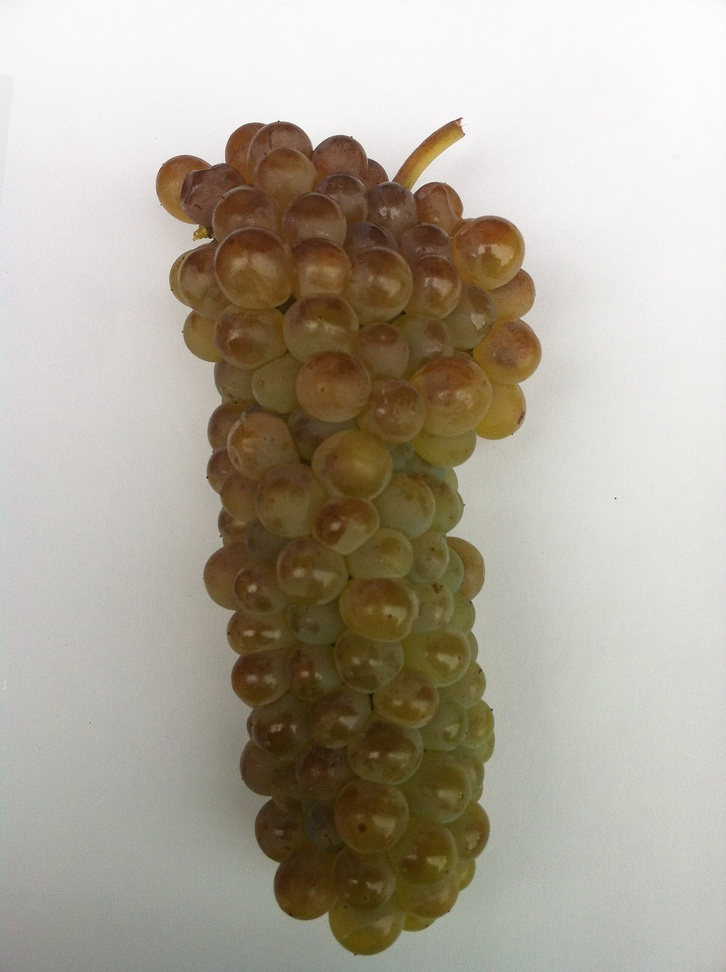
#> input picture photos/fff_viognier_cluster.jpg, 726 x 972 px, shrunk from 1920 x 2571 before the run, found by its file name
$ python build_fff_cover.py
#> lines starting #> are read from the running program, lines starting #| are printed output that depends on the picture; after the words box and inside, x2 and y2 are one past the last pixel; in counts of white or black regions, pixels touching at a corner belong together
"""Build the FFFA Viognier cover image: cluster on black, luminous.

The source is a Viognier cluster shot against a pale studio wall. Three
problems have to be solved in order.

1. THE WALL IS NOT A FLAT COLOUR. It falls from a luminance sum of ~730
   at the top of the frame to ~400 at the bottom left, because the light
   rakes across it diagonally. core.remove_background works on a fixed
   white_threshold and would either keep a grey wedge at the bottom or
   eat the pale upper grapes.

   A per-ROW estimate is not enough either — that was the first attempt,
   and it failed because the falloff runs across the frame as well as
   down it. Averaging both edges of a row gives a level too high for the
   shadowed left side, so a slab of dark wall was kept as subject. The
   background is therefore modelled as a 2D FIELD: sample luminance
   wherever the pixel is neutral, fill the gaps from the nearest
   sample, and blur heavily. Every pixel is then judged against the wall
   as it actually is at that point.

2. LUMINANCE ALONE CANNOT SEPARATE THEM. The palest grapes are as bright
   as the darkest wall. Saturation can: the wall is neutral (measured
   saturation ~2) and the fruit is amber-green (~69). The test is
   therefore "bright for its row AND neutral", which neither signal
   passes on its own.

3. THE EDGE CARRIES THE WALL WITH IT. Every boundary pixel is a blend of
   grape and bright wall, so compositing straight onto black leaves a
   pale halo — the giveaway of a bad cutout. The mask is contracted a
   little before feathering, which trades a hairline of real fruit for
   no halo at all. On a dark ground that is the right trade.

Only then is the fruit brightened. Boosting before isolating would have
lifted the wall too and made step 1 harder.
"""
import numpy as np
from PIL import Image
from scipy import ndimage

SRC = "/home/claude/styleguide/photos/fff_viognier_cluster.jpg"
OUT = "/home/claude/styleguide/photos/fff_viognier_cover.jpg"

# Grading. Deliberately restrained: the brief is luminous, not neon, and
# a variety deck's cover should still look like fruit.
SAT_GAIN = 1.38
GAMMA = 0.86          # < 1 lifts midtones
HIGHLIGHT_GAIN = 1.10
BLACK_LEVEL = 6       # not pure 0 — a dead-black ground looks like a cutout


def build():
    im = Image.open(SRC).convert("RGB")
#> im is the input picture: PIL image 726x972 RGB; mean R, G, B 174.5, 167.2, 153.3
    a = np.asarray(im).astype(float)
    h, w, _ = a.shape
#> h = 972; w = 726

    lum = a.sum(axis=2)
    sat = a.max(axis=2) - a.min(axis=2)
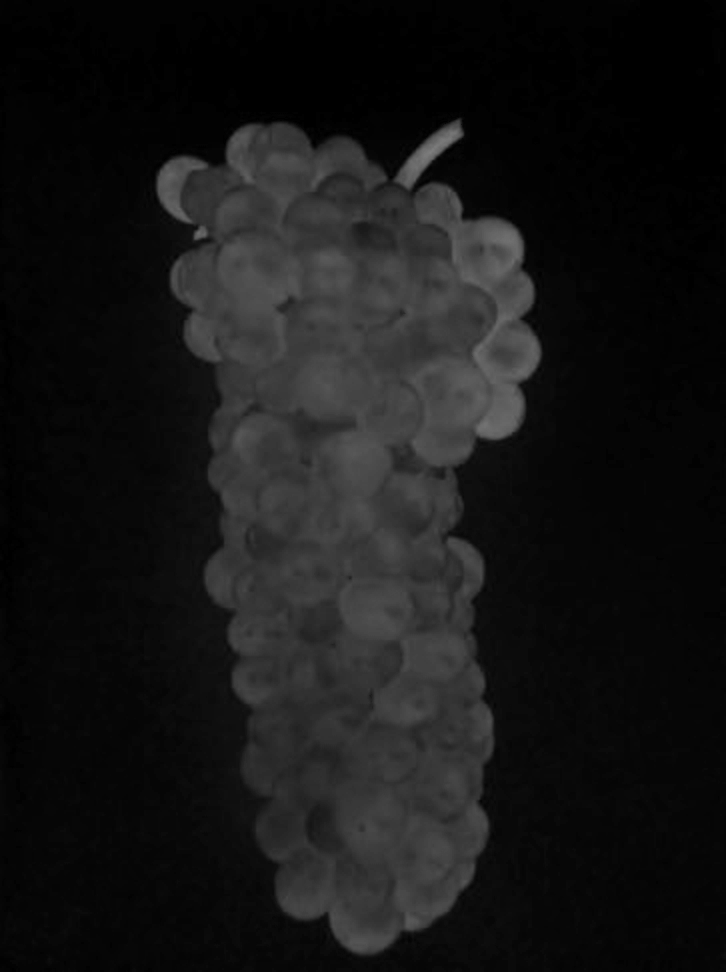
#> sat: shape (972, 726) float64; min 0, max 127, mean 21.9

    # 2D background field, built only from neutral (wall) pixels.
    neutral = sat < 18
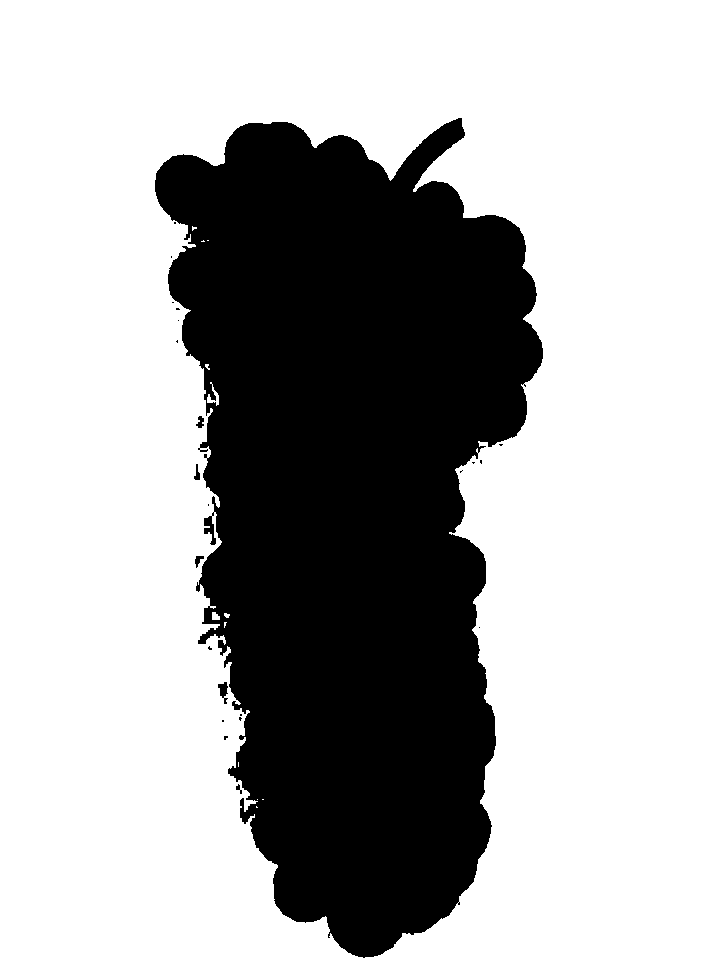
#> neutral: shape (972, 726) bool; 69.1% white; 23 black regions (17 under 20 px), largest, box (x1, y1, x2, y2) and area: (155, 118, 543, 958) 217859, (218, 682, 228, 704) 120, (196, 416, 204, 428) 59, (195, 556, 204, 568) 55, (194, 464, 200, 480) 54, (236, 784, 242, 794) 27
    idx = ndimage.distance_transform_edt(~neutral, return_distances=False,
                                         return_indices=True)
    bg = lum[tuple(idx)]
    bg = ndimage.gaussian_filter(bg, sigma=60)
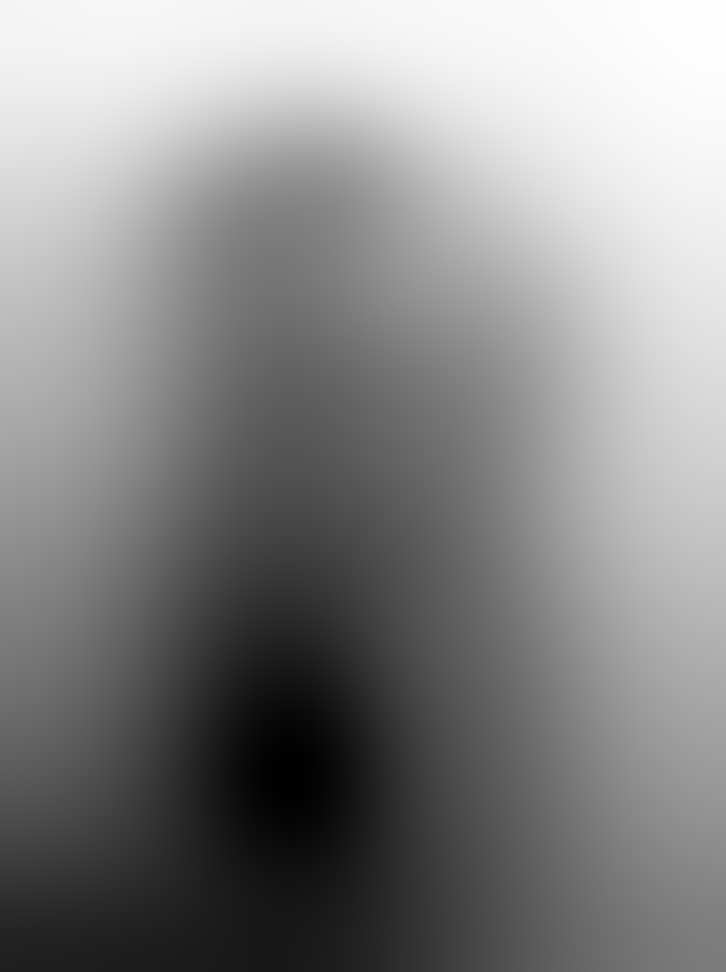
#> bg: shape (972, 726) float64; min 396.8, max 752.6, mean 588; drawn with min black and max white

    is_bg = (lum > bg - 95) & (sat < 34)
#> is_bg: shape (972, 726) bool; 69.9% white; 4 black regions (3 under 20 px), largest, box (x1, y1, x2, y2) and area: (156, 117, 542, 956) 212366
    fg = ~is_bg
    fg = ndimage.binary_closing(fg, np.ones((9, 9)))
#> fg: shape (972, 726) bool; 30.2% white; 4 white regions (3 under 20 px), largest, box (x1, y1, x2, y2) and area: (156, 117, 542, 956) 213082
    fg = ndimage.binary_fill_holes(fg)

    lab, n = ndimage.label(fg)
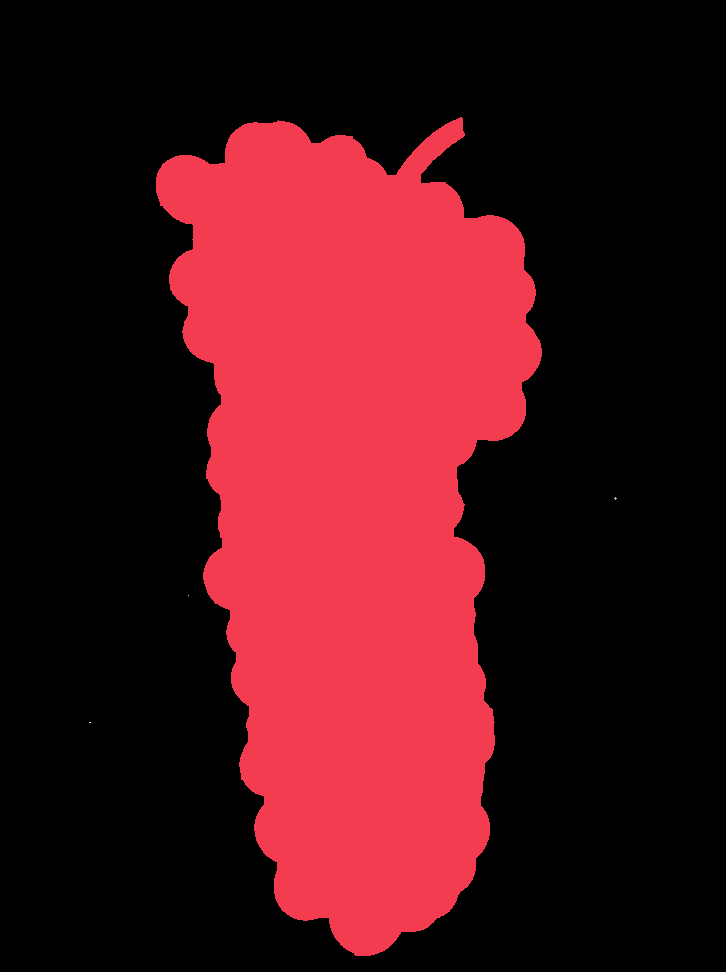
#> lab: shape (972, 726) int32; 5 distinct labels, from 0 to 4; one colour per label, 0 black
#> n = 4
    if n:
        sizes = ndimage.sum(fg, lab, range(1, n + 1))
#> sizes = [213082, 5, 1, 2]
        fg = lab == (int(np.argmax(sizes)) + 1)

    # Contract, then feather. See note 3 above.
    fg = ndimage.binary_erosion(fg, np.ones((5, 5)), iterations=2)
#> fg: shape (972, 726) bool; 28.5% white; 1 white region, box (x1, y1, x2, y2) and area: (160, 124, 538, 952) 200854
    alpha = ndimage.gaussian_filter(fg.astype(float), sigma=2.0)
    alpha = np.clip((alpha - 0.35) / 0.45, 0, 1)[:, :, None]
#> alpha: shape (972, 726, 1) float64

    # ---- grade the fruit -------------------------------------------
    x = a / 255.0
    grey = x.mean(axis=2, keepdims=True)
    x = np.clip(grey + (x - grey) * SAT_GAIN, 0, 1)
    x = np.power(x, GAMMA)
    x = np.clip(x * HIGHLIGHT_GAIN, 0, 1)
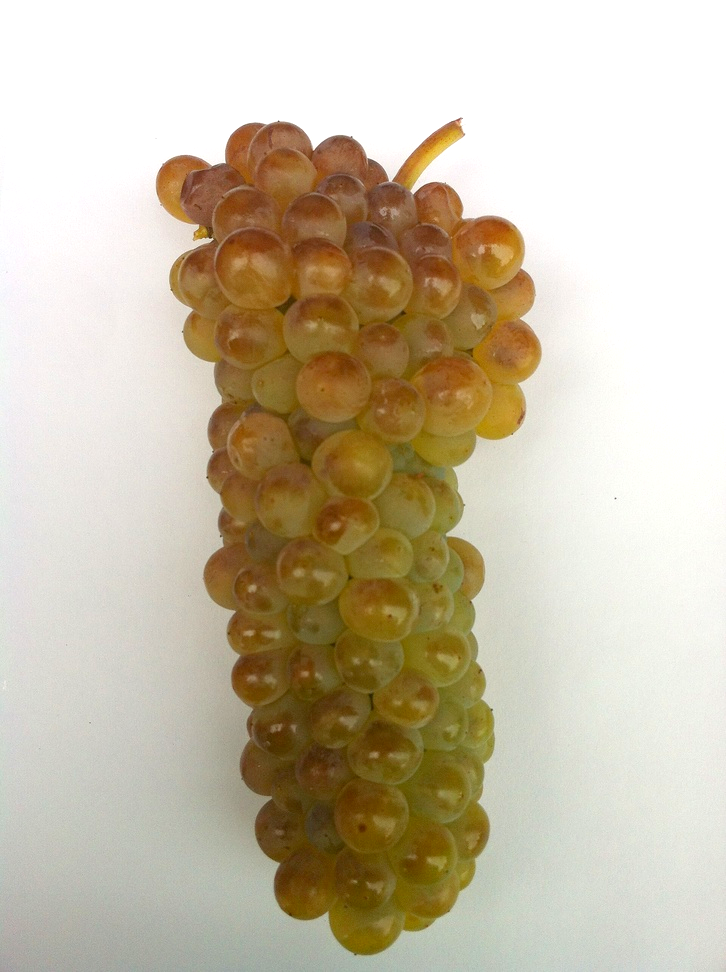
#> x: shape (972, 726, 3) float64; mean R, G, B 0.788, 0.747, 0.659

    ground = np.full_like(x, BLACK_LEVEL / 255.0)
    out = x * alpha + ground * (1 - alpha)
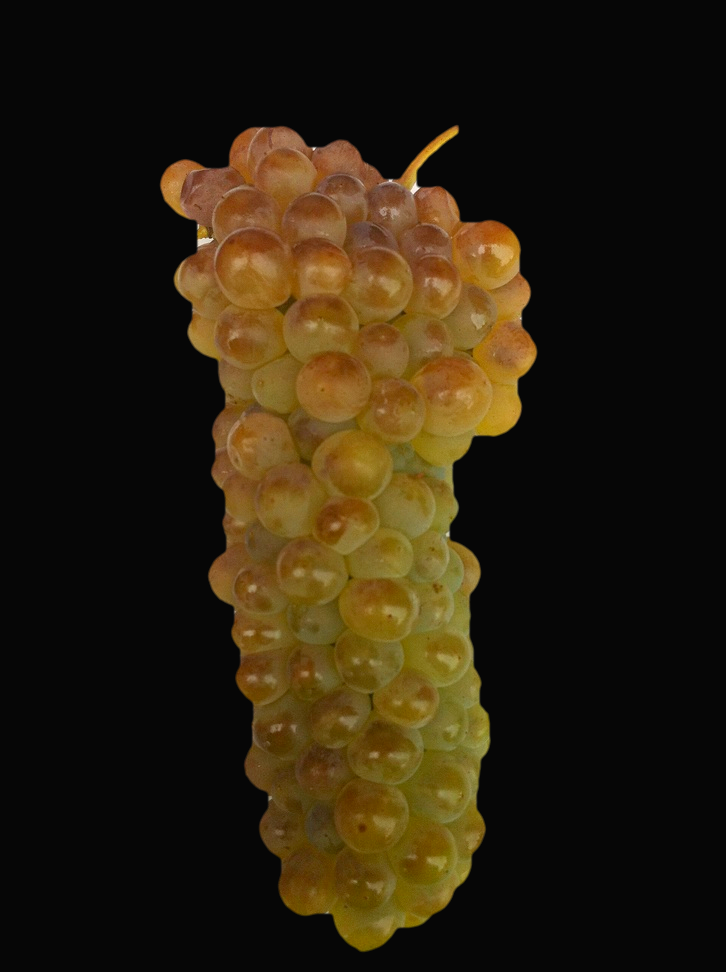
#> out: shape (972, 726, 3) float64; mean R, G, B 0.162, 0.123, 0.0538

    Image.fromarray((out * 255).round().astype("uint8")).save(OUT, quality=94)
    print(f"wrote {OUT}  {im.size}  subject covers {alpha.mean():.1%} of frame")
#| wrote /home/claude/styleguide/photos/fff_viognier_cover.jpg  (726, 972)  subject covers 28.3% of frame


if __name__ == "__main__":
    build()

$ run again, with photos/bb_barbaresco_tower.jpg copied over photos/fff_viognier_cluster.jpg
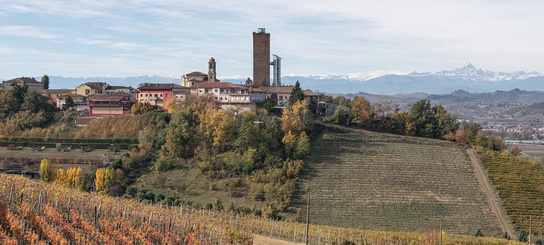
#> input picture photos/bb_barbaresco_tower.jpg, 544 x 245 px, shrunk from 1440 x 648 before the run, found by its file name
#> in build, im is the input picture: PIL image 544x245 RGB; mean R, G, B 142.2, 137.5, 129.9
#> neutral: shape (245, 544) bool; 27.7% white; 133 white regions (101 under 20 px), largest, box (x1, y1, x2, y2) and area: (212, 0, 544, 214) 26775, (0, 55, 243, 131) 4296, (0, 136, 139, 153) 1266
#> is_bg: shape (245, 544) bool; 51.7% white; 413 black regions (384 under 20 px), largest, box (x1, y1, x2, y2) and area: (0, 28, 544, 245) 55533, (0, 3, 239, 56) 6256, (130, 156, 152, 170) 137
#> in build, `lab, n = ndimage.label(fg)`:
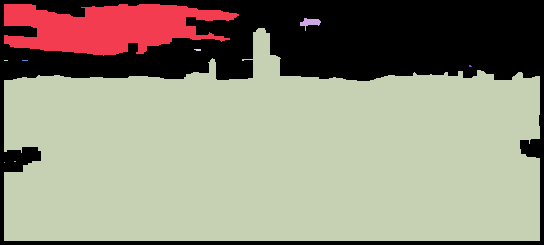
#> lab: shape (245, 544) int32; 10 distinct labels, from 0 to 9; one colour per label, 0 black
#> n = 9
#> sizes = [8020, 127, 88058, 12, 4, 6, 5, 2, 1]
#> in build, `out = x * alpha + ground * (1 - alpha)`:
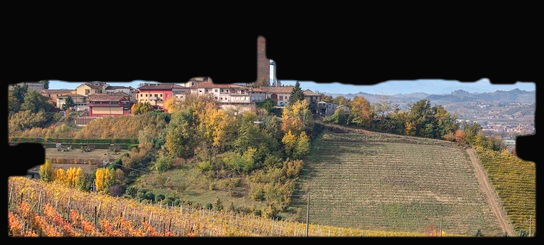
#> out: shape (245, 544, 3) float64; mean R, G, B 0.338, 0.299, 0.24
#| wrote /home/claude/styleguide/photos/fff_viognier_cover.jpg  (544, 245)  subject covers 60.4% of frame

$ run again, with photos/bb_sta_rita_hills.jpg copied over photos/fff_viognier_cluster.jpg
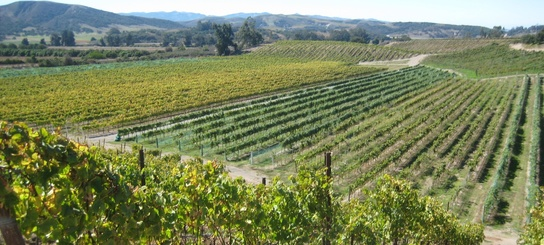
#> input picture photos/bb_sta_rita_hills.jpg, 544 x 245 px, shrunk from 1440 x 648 before the run, found by its file name
#> in build, im is the input picture: PIL image 544x245 RGB; mean R, G, B 122.2, 131.5, 91.1
#> neutral: shape (245, 544) bool; 9.9% white; 185 white regions (152 under 20 px), largest, box (x1, y1, x2, y2) and area: (60, 0, 504, 24) 5827, (0, 26, 278, 70) 3442, (377, 30, 544, 46) 885
#> is_bg: shape (245, 544) bool; 21.8% white; 634 white regions (536 under 20 px), largest, box (x1, y1, x2, y2) and area: (49, 0, 544, 34) 8300, (282, 28, 544, 96) 4271, (0, 25, 218, 67) 3326
#> in build, `lab, n = ndimage.label(fg)`:
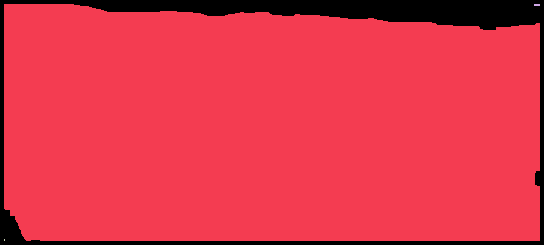
#> lab: shape (245, 544) int32; 4 distinct labels, from 0 to 3; one colour per label, 0 black
#> n = 3
#> sizes = [120277, 12, 2]
#> in build, `out = x * alpha + ground * (1 - alpha)`:
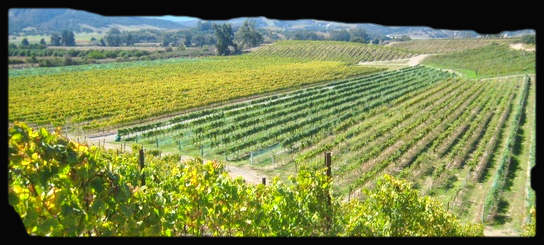
#> out: shape (245, 544, 3) float64; mean R, G, B 0.483, 0.528, 0.3
#| wrote /home/claude/styleguide/photos/fff_viognier_cover.jpg  (544, 245)  subject covers 85.1% of frame
